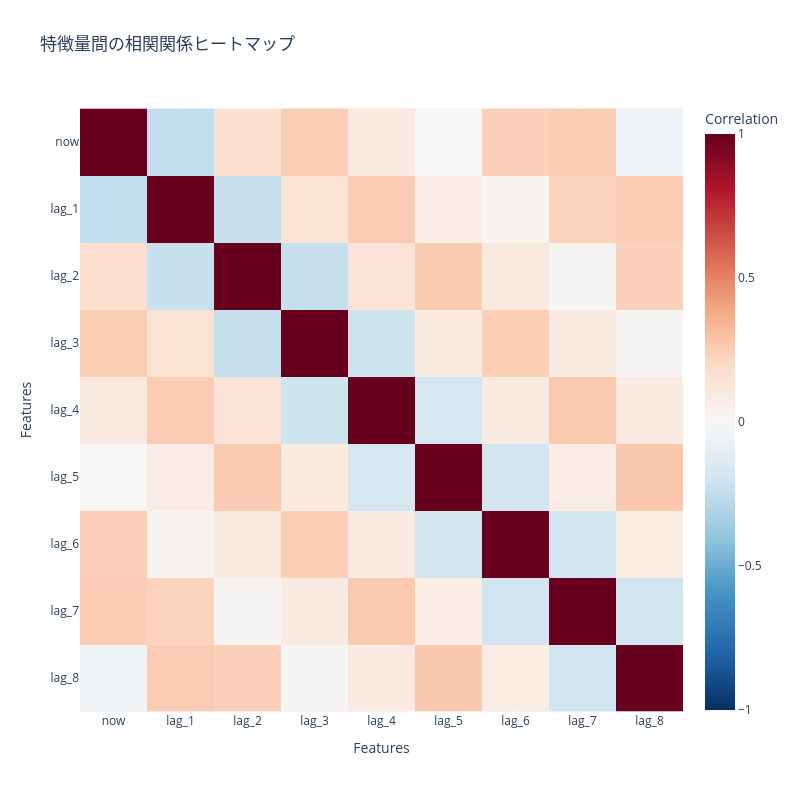
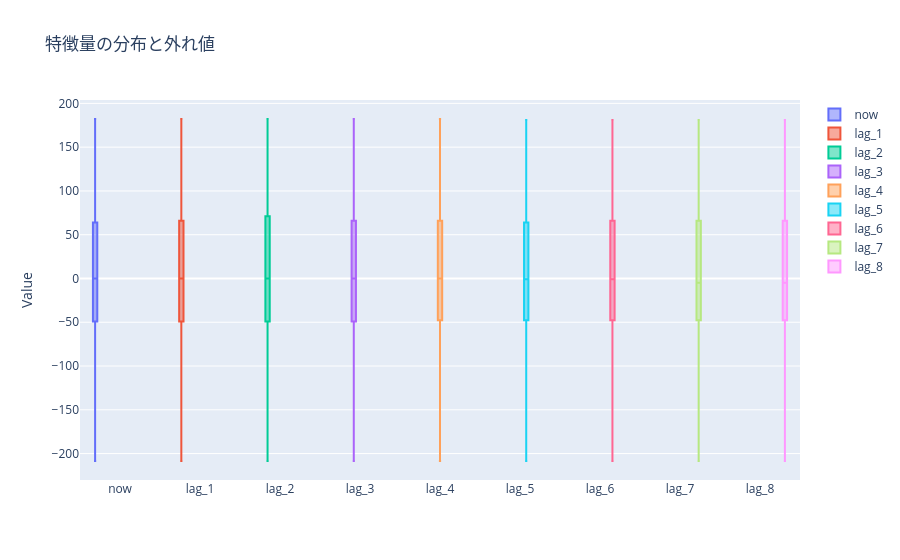
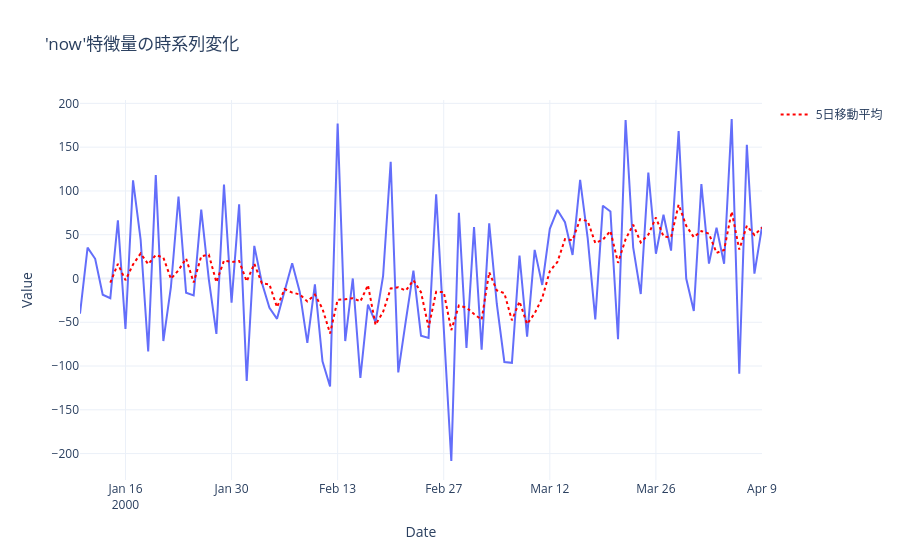
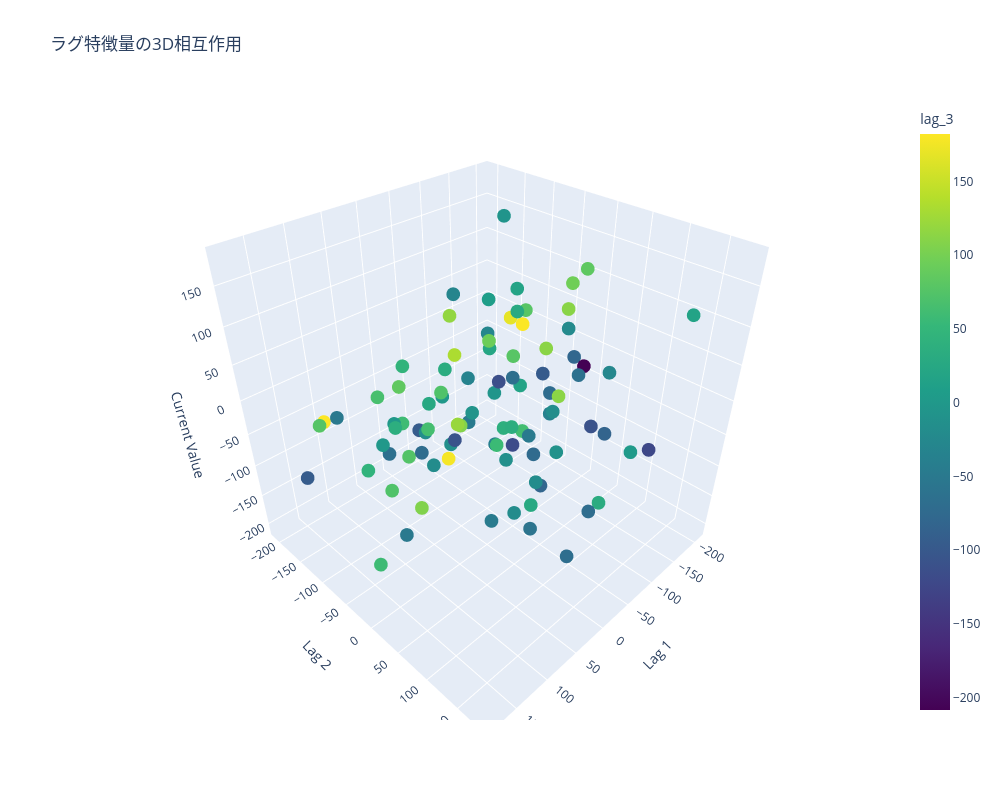

The code cell stored with these charts, in order, in its notebook:
### Code cell
# closesの特徴量分析

import plotly.express as px
import plotly.graph_objects as go
import polars as pl

# 相関行列ヒートマップ
corr = closes.drop("Date").to_pandas().corr()
fig = px.imshow(
    corr,
    labels=dict(x="Features", y="Features", color="Correlation"),
    x=corr.columns,
    y=corr.columns,
    title="特徴量間の相関関係ヒートマップ",
    color_continuous_scale="RdBu_r",
    zmin=-1,
    zmax=1
)
fig.update_layout(width=800, height=800)
fig.show()

# 特徴量分布のボックスプロット
fig = go.Figure()
for col in closes.columns[1:]:  # Dateを除外
    fig.add_trace(go.Box(
        y=closes[col],
        name=col,
        boxpoints='outliers',
        jitter=0.3,
        pointpos=-1.8
    ))
fig.update_layout(
    title="特徴量の分布と外れ値",
    yaxis_title="Value",
    boxmode='group'
)
fig.show()

# 時系列プロット（now特徴量）
fig = px.line(
    closes.to_pandas(),
    x="Date",
    y="now",
    title="'now'特徴量の時系列変化",
    labels={"now": "Value"},
    template="plotly_white"
)
# Polarsのrolling_meanを使用
rolling_mean = (
    closes.select(
        pl.col("now").rolling_mean(window_size=5).alias("now_ma5")
    )
)
fig.add_trace(go.Scatter(
    x=closes["Date"],
    y=rolling_mean["now_ma5"],
    mode="lines",
    name="5日移動平均",
    line=dict(color="red", dash="dot")
))
fig.update_layout(
    xaxis_title="Date",
    yaxis_title="Value",
    hovermode="x unified"
)
fig.show()

# ラグ特徴量の相互作用（3D散布図）
fig = px.scatter_3d(
    closes.head(100).to_pandas(),
    x='lag_1',
    y='lag_2',
    z='now',
    color='lag_3',
    title="ラグ特徴量の3D相互作用",
    labels={'lag_1': 'Lag 1', 'lag_2': 'Lag 2', 'now': 'Current'},
    color_continuous_scale=px.colors.sequential.Viridis
)
fig.update_layout(
    scene=dict(
        xaxis_title='Lag 1',
        yaxis_title='Lag 2',
        zaxis_title='Current Value'
    ),
    width=1000,
    height=800
)
fig.show()
